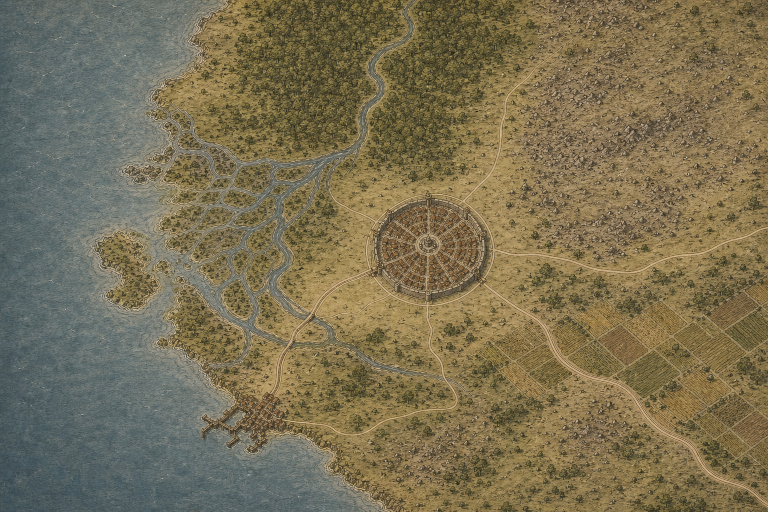
#> input picture world/map-production/candidates/style-candidate-h-v4-plan-view-golden-board.png, 1536 x 1024 px (shown at 1/2 size)
$ python -i audit_style_candidate_h17.py   (imports and definitions only)
#> lines starting #> are read from the running program, lines starting #| are printed output that depends on the picture; after the words box and inside, x2 and y2 are one past the last pixel; in counts of white or black regions, pixels touching at a corner belong together
#!/usr/bin/env python3
"""Formalize and audit H17 without claiming Vision or Golden acceptance.

The H4/B1 raster gates are imported unchanged.  Extra composition and
near-repetition measurements are deterministic proxies only; plan-view,
semantic repetition, pseudo-text, and artistic quality remain Vision work.
"""

from __future__ import annotations

import argparse
import json
import shutil
from pathlib import Path, PurePosixPath
from typing import Any, Sequence

import cv2
import numpy as np
from PIL import Image, ImageDraw, ImageFont

import audit_style_candidate_h4 as h4


REPO_ROOT = Path(__file__).resolve().parents[2]
JOB_ID = "style-candidate-h-v17-surgical-flattening"
RAW = REPO_ROOT / f"world/map-production/candidates/{JOB_ID}-raw.png"
FINAL = REPO_ROOT / f"world/map-production/candidates/{JOB_ID}.png"
PROMPT = REPO_ROOT / f"world/map-production/prompts/{JOB_ID}.generation.txt"
RECEIPT = (
    REPO_ROOT / f"world/map-production/prompts/{JOB_ID}.generation-receipt.json"
)
H4_REFERENCE = h4.DEFAULT_FINAL
B1_REFERENCE = h4.DEFAULT_REFERENCE_B1
VISION_SCHEMA = h4.DEFAULT_VISION_SCHEMA
REPORT = REPO_ROOT / f"world/map-production/qa/automated/{JOB_ID}.json"
CONTACT = (
    REPO_ROOT
    / f"tmp/map-production/h17-review/{JOB_ID}.comprehensive-contact-sheet.png"
)

EXPECTED_SHA256 = {
    "raw": "5eeee266f37ab418a4b136a6d66e67ccfe9268fa04a18cf7e96323e9b7d1506f",
    "final": "5eeee266f37ab418a4b136a6d66e67ccfe9268fa04a18cf7e96323e9b7d1506f",
    "prompt": "22810c74583192b5fb97d74e038984913a22ab387c5c24bc15b255e1a4f6a7ac",
    "receipt": "ea5ba288427c3fd55411c987bb8899dff2e0b5e91cb6175420883c7a3fc8d5a3",
    "h4": h4.EXPECTED_SHA256["final"],
    "b1": h4.EXPECTED_SHA256["reference_b1"],
    "vision_schema": h4.EXPECTED_SHA256["vision_schema"],
}
EXPECTED_FAILED_GATES = (
    "palette_continuity_with_b1",
    "downsample_readability_proxy",
)

COMPOSITION_THRESHOLDS = {
    "minimum_quarter_scale_ssim": 0.65,
    "minimum_sigma4_ssim": 0.93,
    "minimum_region_quarter_scale_ssim": 0.60,
    "minimum_good_sift_matches": 30,
    "minimum_ransac_inlier_ratio": 0.80,
    "maximum_median_inlier_displacement_px": 3.0,
    "maximum_p95_inlier_displacement_px": 6.0,
    "minimum_inlier_grid_coverage": 0.15,
    "maximum_homography_corner_displacement_px": 5.0,
    "minimum_edge_precision": 0.85,
    "minimum_edge_recall": 0.65,
    "minimum_edge_f1": 0.75,
}

COMPOSITION_REGIONS = {
    "forest": (400, 0, 1000, 360),
    "river_delta": (180, 150, 680, 720),
    "farmland": (980, 570, 1536, 940),
    "open_sea": (0, 0, 330, 1024),
    "north_river": (650, 0, 900, 400),
    "west_road_corridor": (500, 500, 900, 900),
}

FOCUS_REGIONS = {
    "capital": (690, 350, 1030, 670),
    "port": (360, 710, 700, 980),
    "east_highland": (960, 0, 1536, 550),
    "south_highland": (800, 780, 1536, 1024),
    "coast_and_delta": (120, 80, 650, 760),
    "forest": (380, 0, 1000, 400),
}


class H17AuditError(ValueError):
    """Raised when locked H17 evidence cannot be reproduced safely."""


# [384 lines left out: functions _assert_input, _repo_path, materialize_review_candidate, _validate_receipt, _image_contract, _ssim_mean and 5 more, not called in this run]


def _periodicity_record(gray: np.ndarray) -> dict[str, Any]:
    small = cv2.resize(gray, (384, 256), interpolation=cv2.INTER_AREA).astype(
        np.float64
    )
    high_pass = small - cv2.GaussianBlur(small, (0, 0), 3.0)
    window = np.outer(np.hanning(256), np.hanning(384))
    spectrum = np.abs(np.fft.fftshift(np.fft.fft2(high_pass * window)))
    spectrum[120:137, 184:201] = 0
    values = np.sort(spectrum.reshape(-1))
    return {
        "sample_size": [384, 256],
        "spectral_peak_to_top100_mean": round(
            float(values[-1] / np.mean(values[-100:])), 6
        ),
    }


# [437 lines left out: functions semantic_repetition_proxies, _font, _labelled_panel, _row, _save_png_safely, build_contact_sheet and 3 more, not called in this run]


# [2 lines not run here, left out]

>>> import cv2
>>> picture = cv2.imread('../../world/map-production/candidates/style-candidate-h-v4-plan-view-golden-board.png', cv2.IMREAD_GRAYSCALE)
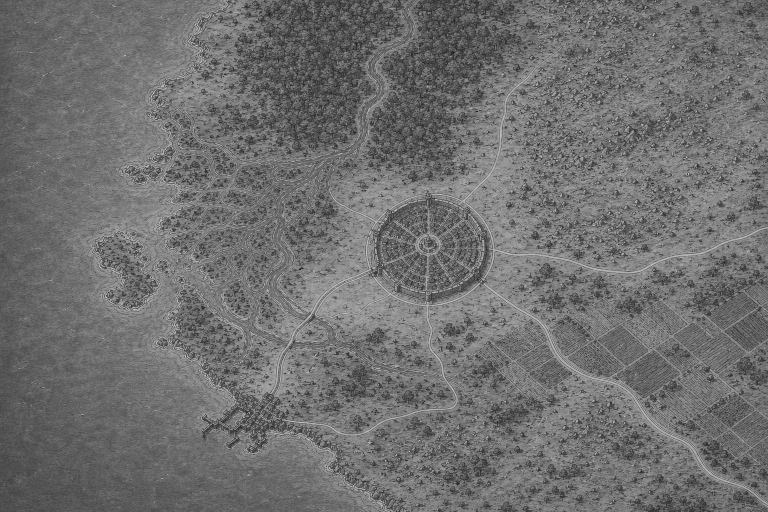
#> picture: shape (1024, 1536) (shown at 1/2 size); min 10, max 248, mean 111.4
>>> result = _periodicity_record(picture)
#> in _periodicity_record, `small = cv2.resize(gray, (384, 256), interpolation=cv2.INTER_AREA).ast..`:
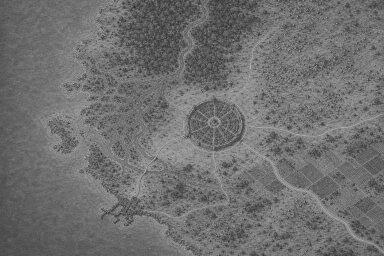
#> small: shape (256, 384) float64; min 38, max 181, mean 111.4
#> in _periodicity_record, `high_pass = small - cv2.GaussianBlur(small, (0, 0), 3.0)`:
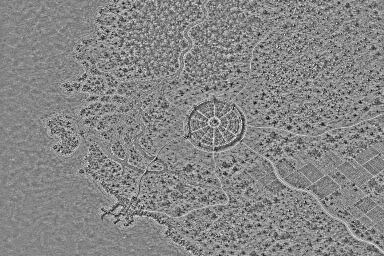
#> high_pass: shape (256, 384) float64; min -63.31, max 57.05, mean 0; drawn with min black and max white
#> in _periodicity_record, `spectrum = np.abs(np.fft.fftshift(np.fft.fft2(high_pass * window)))`:
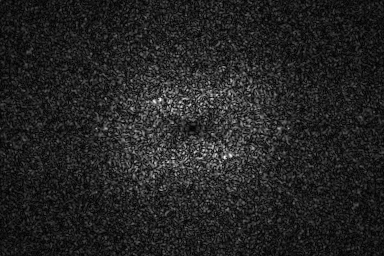
#> spectrum: shape (256, 384) float64; min 2.49, max 10026.5, mean 1416; drawn with min black and max white
#> in _periodicity_record, `spectrum[120:137, 184:201] = 0`:
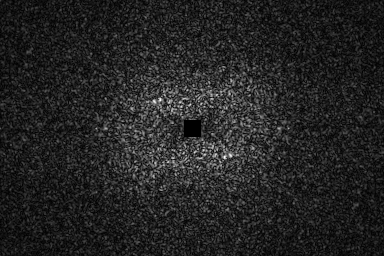
#> spectrum: shape (256, 384) float64; 0.29% of pixels changed, all inside (x1, y1, x2, y2) = (184, 120, 201, 137); drawn with min black and max white
#> result = {'sample_size': [384, 256], 'spectral_peak_to_top100_mean': 1.31}

$ run again, on world/map-production/candidates/phase5-royal-subtile1-x0000-y0000-protected.png
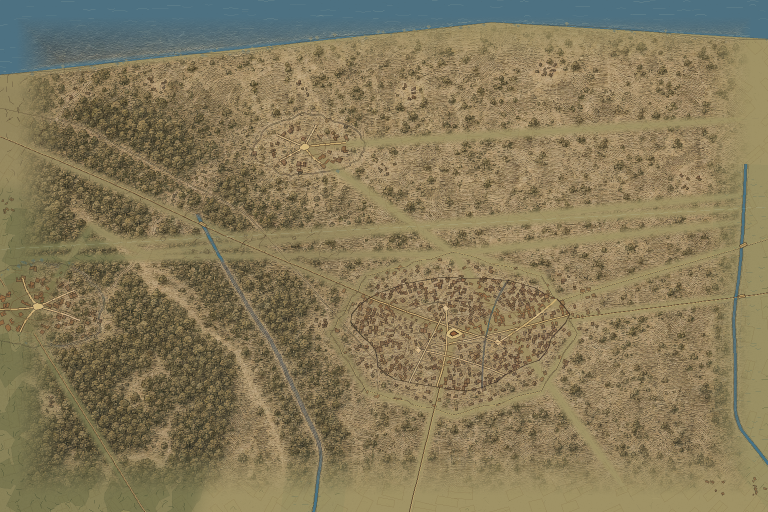
#> input picture world/map-production/candidates/phase5-royal-subtile1-x0000-y0000-protected.png, 1536 x 1024 px (shown at 1/2 size)
#> in _periodicity_record, `high_pass = small - cv2.GaussianBlur(small, (0, 0), 3.0)`:
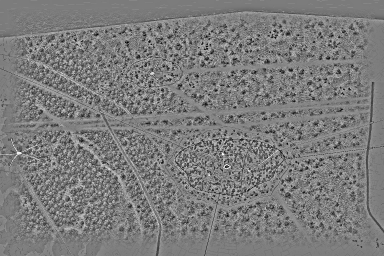
#> high_pass: shape (256, 384) float64; min -61.04, max 64.12, mean 0; drawn with min black and max white
#> in _periodicity_record, `spectrum[120:137, 184:201] = 0`:
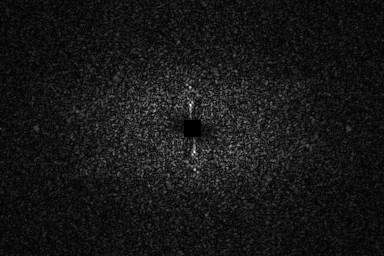
#> spectrum: shape (256, 384) float64; min 0, max 14327.5, mean 1314.5; drawn with min black and max white
#> result = {'sample_size': [384, 256], 'spectral_peak_to_top100_mean': 1.73}

$ run again, on world/map-production/candidates/phase5-royal-subtile1-x0000-y0000-registered.png
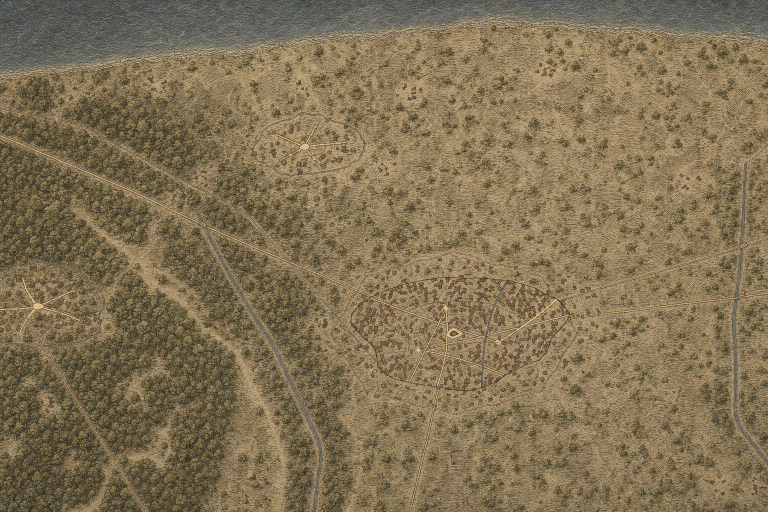
#> input picture world/map-production/candidates/phase5-royal-subtile1-x0000-y0000-registered.png, 1536 x 1024 px (shown at 1/2 size)
#> in _periodicity_record, `high_pass = small - cv2.GaussianBlur(small, (0, 0), 3.0)`:
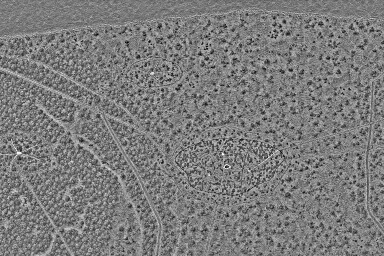
#> high_pass: shape (256, 384) float64; min -61.04, max 64.07, mean 0; drawn with min black and max white
#> in _periodicity_record, `spectrum[120:137, 184:201] = 0`:
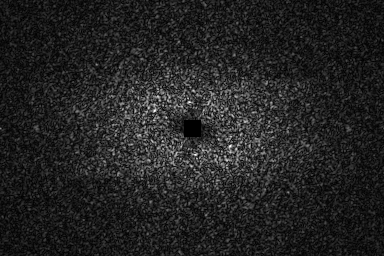
#> spectrum: shape (256, 384) float64; min 0, max 10333.3, mean 1433.8; drawn with min black and max white
#> result = {'sample_size': [384, 256], 'spectral_peak_to_top100_mean': 1.32}

$ run again, on world/map-production/candidates/style-candidate-b-v3-mountain-relief.png
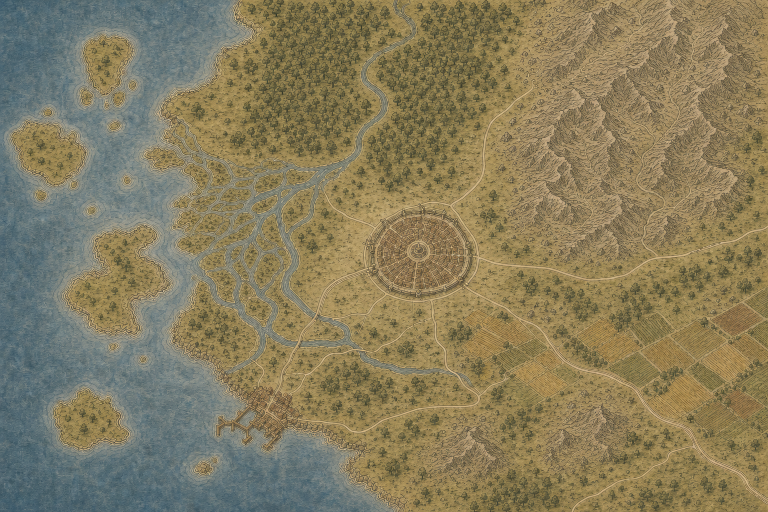
#> input picture world/map-production/candidates/style-candidate-b-v3-mountain-relief.png, 1536 x 1024 px (shown at 1/2 size)
#> in _periodicity_record, `high_pass = small - cv2.GaussianBlur(small, (0, 0), 3.0)`:
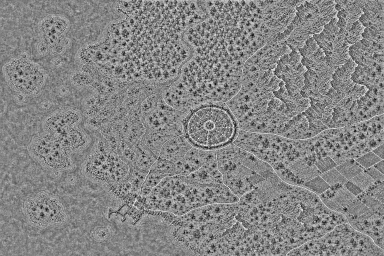
#> high_pass: shape (256, 384) float64; min -53.72, max 48.97, mean 0; drawn with min black and max white
#> in _periodicity_record, `spectrum[120:137, 184:201] = 0`:
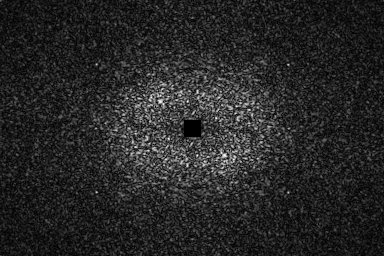
#> spectrum: shape (256, 384) float64; min 0, max 7287.5, mean 1117.4; drawn with min black and max white
#> result = {'sample_size': [384, 256], 'spectral_peak_to_top100_mean': 1.18}
